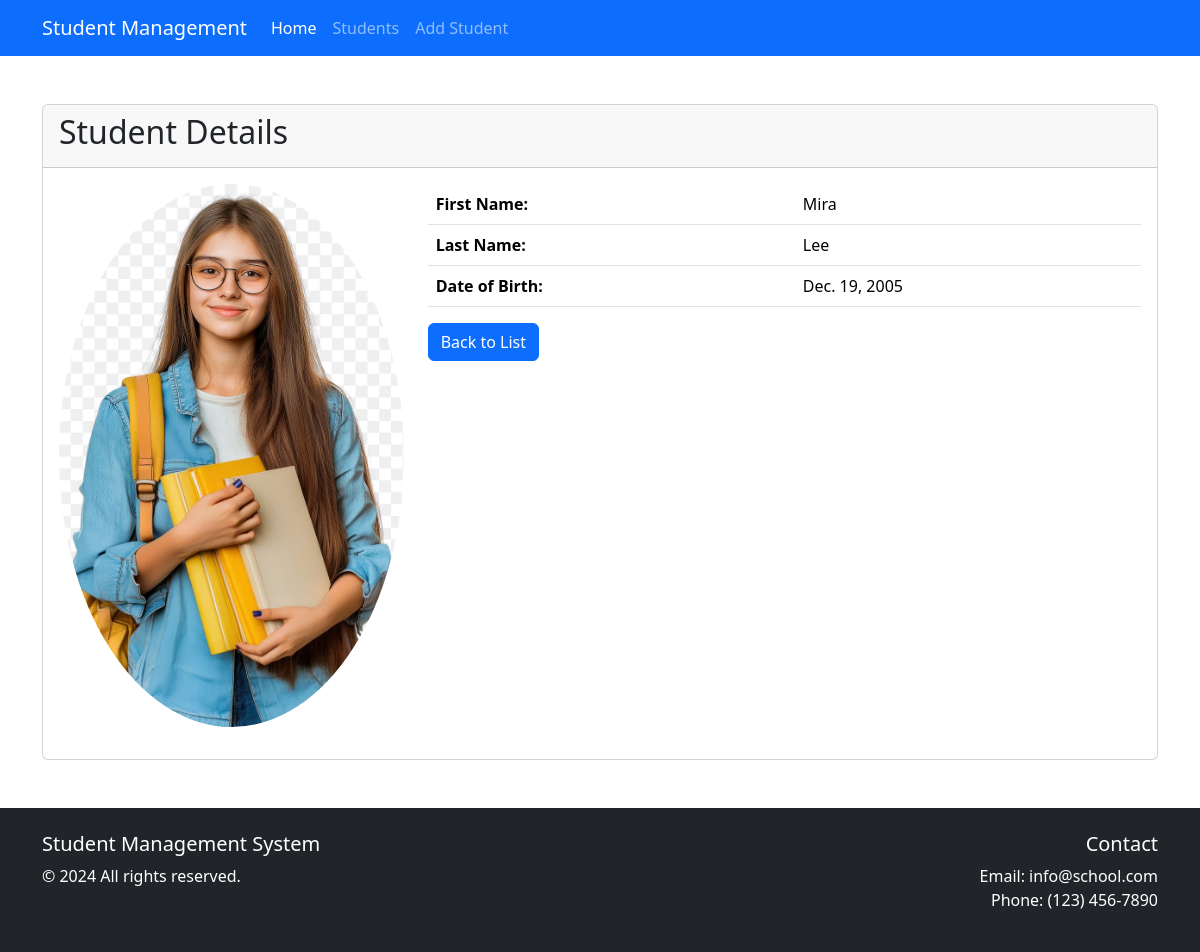
The page /student/detail/3/ on the database its author committed.
### students/models.py (models this page shows, shortened)
class Student(models.Model):
    first_name = models.CharField(max_length=20)
    last_name = models.CharField(max_length=20)
    date_of_birth = models.DateField()
    photo = models.ImageField(upload_to='student_images/')

### students/views.py (the view)
# urls.py: path('detail/<int:pk>/', views.student_detail, name='detail'),
def student_detail(request, pk):
    student = get_object_or_404(Student, pk=pk)
    ctx = {'student': student}
    return render(request, 'students/student-detail.html', ctx)

### templates/students/student-detail.html (shortened to what this page needs)
{% extends 'base.html' %}
{% block content %}
    <div class="card">
            <div class="card-header">
                <h2>Student Details</h2>
            </div>
            <div class="card-body">
                <div class="row">
                    <div class="col-md-4 text-center">
                        <img src="{{ student.photo.url }}" class="img-fluid rounded-circle mb-3" alt="Student Photo">
                    </div>
                    <div class="col-md-8">
                        <table class="table">
                            <tr>
                                <th>First Name:</th>
                                <td>{{ student.first_name }}</td>
                            </tr>
                            <tr>
                                <th>Last Name:</th>
                                <td>{{ student.last_name }}</td>
                            </tr>
                            <tr>
                                <th>Date of Birth:</th>
                                <td>{{ student.date_of_birth }}</td>
                            </tr>
                        </table>
                        <a href="{% url 'students:list' %}" class="btn btn-primary">Back to List</a>
                    </div>
                </div>
            </div>
    </div>
{% endblock %}

### static/css/styles.css (style rules this page uses)
body { min-height: 100vh; display: flex; flex-direction: column; }

### rows shown on the page
Student: photo (picture), first_name "Mira", last_name "Lee", date_of_birth "Dec. 19, 2005"
